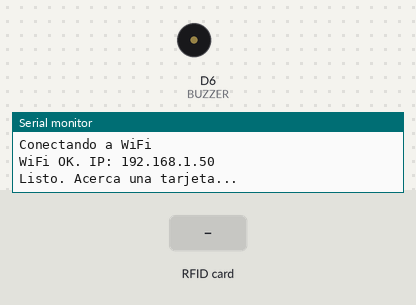
A sketch run on a simulated Arduino Uno R4 WiFi. Shown: buzzer (waves = sounding, pin HIGH), the last lines printed to the serial monitor. The test bench sets the inputs (shaded band). WiFi joins after 1.5 s; servers stay silent unless stated; uploads are accepted with an empty reply.

Above: at 2.7 s.
2.8 s: RFID card 5E 7A 19 C4 held to the reader
At 3.61 s:
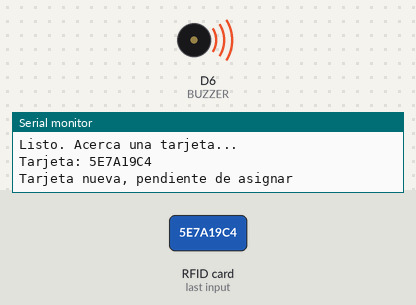
Timing chart, 0 to 6.1 s (numbered marks = the images above; inputs shaded):
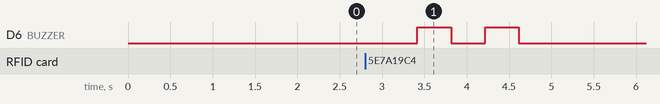

Measured:
- after the input at 2.8 s, D6 (BUZZER): alternates HIGH for 0.40 s and LOW for 0.40 s, 4 changes in all, then stays LOW, starting after 0.62 s

The sketch:

Arduino_R4.ino
```cpp
#include <SPI.h>
#include <MFRC522.h>
#include <WiFiS3.h>

// ====== CONFIGURACION (reemplaza estos valores; no subas tus claves) ======
const char* WIFI_SSID = "TU_RED_WIFI";
const char* WIFI_PASS = "TU_CLAVE_WIFI";
const char* FB_HOST   = "TU-PROYECTO-default-rtdb.firebaseio.com"; // sin https://
const char* FB_AUTH   = "";  // opcional: token si activas reglas con autenticacion
// ===========================

#define SS_PIN  10
#define RST_PIN 9
#define BUZZER  6
#define ACTIVO_BAJO false  // false = suena con HIGH (tu modulo). Pon true si suena con LOW

MFRC522 rfid(SS_PIN, RST_PIN);
WiFiSSLClient client;

void beep(int veces, int dur) {
  for (int i = 0; i < veces; i++) {
    digitalWrite(BUZZER, ACTIVO_BAJO ? LOW : HIGH);  delay(dur);
    digitalWrite(BUZZER, ACTIVO_BAJO ? HIGH : LOW);  delay(dur);
  }
}

// Peticion HTTPS a Firebase. Devuelve el cuerpo de la respuesta o "ERROR".
String fbRequest(const char* metodo, String ruta, String cuerpo = "") {
  String url = "/" + ruta + ".json";
  if (strlen(FB_AUTH) > 0) url += "?auth=" + String(FB_AUTH);

  if (!client.connect(FB_HOST, 443)) return "ERROR";
  client.print(String(metodo) + " " + url + " HTTP/1.0\r\n");
  client.print(String("Host: ") + FB_HOST + "\r\n");
  client.print("Content-Type: application/json\r\n");
  client.print("Content-Length: " + String(cuerpo.length()) + "\r\n");
  client.print("Connection: close\r\n\r\n");
  client.print(cuerpo);

  unsigned long t = millis();
  String resp = "";
  while (millis() - t < 8000 && (client.connected() || client.available())) {
    while (client.available()) resp += (char)client.read();
  }
  client.stop();

  int i = resp.indexOf("\r\n\r\n");
  if (i < 0) return "ERROR";
  String cuerpoResp = resp.substring(i + 4);
  cuerpoResp.trim();
  return cuerpoResp;
}

// Quita las comillas de un valor JSON de tipo texto
String limpiar(String s) {
  s.replace("\"", "");
  s.trim();
  return s;
}

String leerUID() {
  String uid = "";
  for (byte i = 0; i < rfid.uid.size; i++) {
    if (rfid.uid.uidByte[i] < 0x10) uid += "0";
    uid += String(rfid.uid.uidByte[i], HEX);
  }
  uid.toUpperCase();
  return uid;
}

void conectarWiFi() {
  Serial.print("Conectando a WiFi");
  while (WiFi.begin(WIFI_SSID, WIFI_PASS) != WL_CONNECTED) {
    Serial.print(".");
    delay(2000);
  }
  // Esperar a que el router asigne una IP valida
  unsigned long t = millis();
  while (WiFi.localIP() == IPAddress(0, 0, 0, 0) && millis() - t < 15000) {
    delay(500);
    Serial.print(".");
  }
  Serial.println("\nWiFi OK. IP: " + WiFi.localIP().toString());
}

void setup() {
  Serial.begin(115200);
  pinMode(BUZZER, OUTPUT);
  digitalWrite(BUZZER, ACTIVO_BAJO ? HIGH : LOW); // arranca en silencio
  SPI.begin();
  rfid.PCD_Init();
  conectarWiFi();
  Serial.println("Listo. Acerca una tarjeta...");
}

void loop() {
  if (WiFi.status() != WL_CONNECTED) conectarWiFi();

  if (!rfid.PICC_IsNewCardPresent() || !rfid.PICC_ReadCardSerial()) return;

  String uid = leerUID();
  Serial.println("Tarjeta: " + uid);
  rfid.PICC_HaltA();
  rfid.PCD_StopCrypto1();

  String nombre = limpiar(fbRequest("GET", "estudiantes/" + uid + "/nombre"));

  if (nombre == "ERROR") {
    Serial.println("Error de conexion con Firebase");
    beep(3, 300);
  } else if (nombre == "null" || nombre == "") {
    // Tarjeta desconocida: queda pendiente para asignarla desde la web
    fbRequest("PUT", "pendientes/" + uid, "{\"ts\":{\".sv\":\"timestamp\"}}");
    Serial.println("Tarjeta nueva, pendiente de asignar");
    beep(2, 400);
  } else {
    String documento = limpiar(fbRequest("GET", "estudiantes/" + uid + "/documento"));
    String estado = fbRequest("GET", "abierto/" + uid);
    bool estabaDentro = (estado == "true");
    String tipo = estabaDentro ? "salida" : "entrada";

    String reg = "{\"uid\":\"" + uid + "\",\"nombre\":\"" + nombre +
                 "\",\"documento\":\"" + documento + "\",\"tipo\":\"" + tipo +
                 "\",\"ts\":{\".sv\":\"timestamp\"}}";
    fbRequest("POST", "registros", reg);
    fbRequest("PUT", "abierto/" + uid, estabaDentro ? "false" : "true");

    Serial.println(nombre + " -> " + tipo);
    beep(estabaDentro ? 2 : 1, 120);
  }

  delay(2000); // evita lecturas repetidas
}
```
